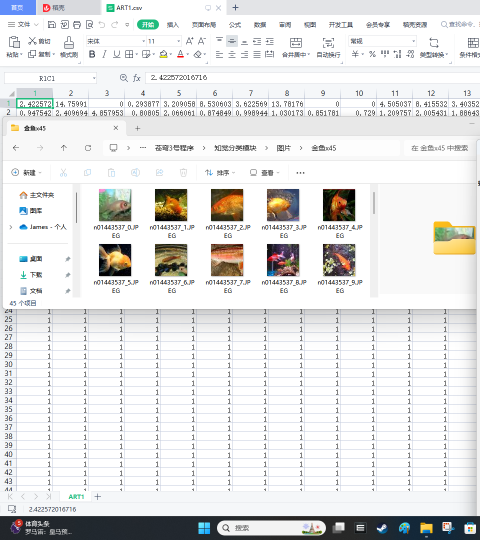
#> input picture 苍穹3号程序20261030/知觉分类模块/pic.png, 960 x 1080 px (shown at 1/2 size)
$ python '滑动窗口和图像金字塔.py'
#> lines starting #> are read from the running program, lines starting #| are printed output that depends on the picture
import cv2
import numpy as np
import time

def create_image_pyramid(image, num_levels):
    pyramid = [image]
    for i in range(1, num_levels):
        new_size = (int(image.shape[1] / (2 ** i)), int(image.shape[0] / (2 ** i)))
        resized_image = cv2.resize(image, new_size, interpolation=cv2.INTER_AREA)
        pyramid.append(resized_image)
    return pyramid

def sliding_window(image, window_size, step_size):
    for y in range(0, image.shape[0] - window_size[1], step_size):
        for x in range(0, image.shape[1] - window_size[0], step_size):
            yield (x, y, image[y:y + window_size[1], x:x + window_size[0]])

def sample_image_pyramid(image_path, num_levels, window_size, step_size):
#> called with image_path = 'pic.png', num_levels = 3, window_size = (128, 128), step_size = 128
    image = cv2.imread(image_path)
#> image is the input picture: shape (1080, 960, 3); mean B, G, R 228.4, 228.7, 228.5
    if image is None:
        raise ValueError("图像未找到或无法加载。")

    original_center = (image.shape[1] // 2, image.shape[0] // 2)
#> original_center = (480, 540)
    results = []

    pyramid = create_image_pyramid(image, num_levels)
#> the loop in create_image_pyramid, `for i in range(1, num_levels):` made 2 passes
#> pass 1, in create_image_pyramid, `resized_image = cv2.resize(image, new_size, interpolation=cv2.INTER_AR..`:
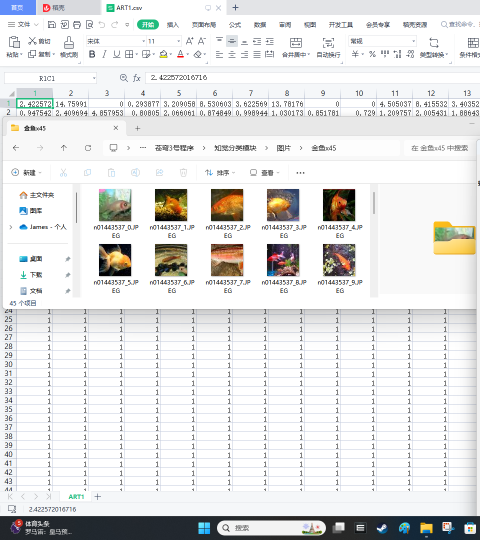
#> resized_image: shape (540, 480, 3); mean B, G, R 228.4, 228.8, 228.6
#> pass 2, in create_image_pyramid, `resized_image = cv2.resize(image, new_size, interpolation=cv2.INTER_AR..`:
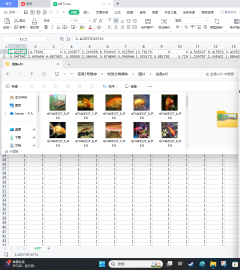
#> resized_image: shape (270, 240, 3); mean B, G, R 228.3, 228.7, 228.5
#> after the loop in create_image_pyramid, `for i in range(1, num_levels):`: pyramid = 3 items
#> pyramid = 3 items
    for level, img in enumerate(pyramid):
        scale_factor = 2 ** level
        pyramid_center = (img.shape[1] // 2, img.shape[0] // 2)
        for (x, y, window) in sliding_window(img, window_size, step_size):
            window_center = (x + window_size[0] // 2, y + window_size[1] // 2)
            center_offset = (window_center[0] - pyramid_center[0], window_center[1] - pyramid_center[1])
            width_ratio = round(center_offset[0] / img.shape[1],1)
            height_ratio = round(center_offset[1] / img.shape[0],1)
            results.append({
                'level': level,
                'window_center': window_center,
                'center_offset': center_offset,
                'width_ratio': width_ratio,
                'height_ratio': height_ratio
            })

            # 绘制窗口
            cv2.rectangle(img, (x, y), (x + window_size[0], y + window_size[1]), (0, 255, 0), 2)
            # 绘制窗口中心
            cv2.circle(img, window_center, 5, (0, 0, 255), -1)
            # 标注窗口中心位置
            text = f"({window_center[0]}, {window_center[1]})"
            cv2.putText(img, text, (window_center[0] + 10, window_center[1] + 10), cv2.FONT_HERSHEY_SIMPLEX, 0.5, (0, 255, 0), 1)
            # 标注相对位置比例
            ratio_text = f"({width_ratio:.2f}, {height_ratio:.2f})"
            cv2.putText(img, ratio_text, (window_center[0] + 10, window_center[1] + 30), cv2.FONT_HERSHEY_SIMPLEX, 0.5, (0, 0, 255), 1)
#> this loop made 3 passes
#> (scale_factor, pyramid_center) on passes 1 to 3: (1, (480, 540)), (2, (240, 270)), (4, (120, 135))
#> after the loop, results = 70 items

    return results, pyramid


# 使用示例
image_path = 'pic.png'
num_levels = 3  # 金字塔层数
window_size = (128, 128)  # 窗口大小
step_size = 128  # 步长

samples, pyramid = sample_image_pyramid(image_path, num_levels, window_size, step_size)
#> samples = 70 items; pyramid = 3 items

# 显示每一层金字塔的结果
for level, img in enumerate(pyramid):
    cv2.imshow(f'Level {level}', img)
    cv2.waitKey(0)
    cv2.destroyAllWindows()
#> this loop made 3 passes
#> pass 1, `cv2.imshow(f'Level {level}', img)`:
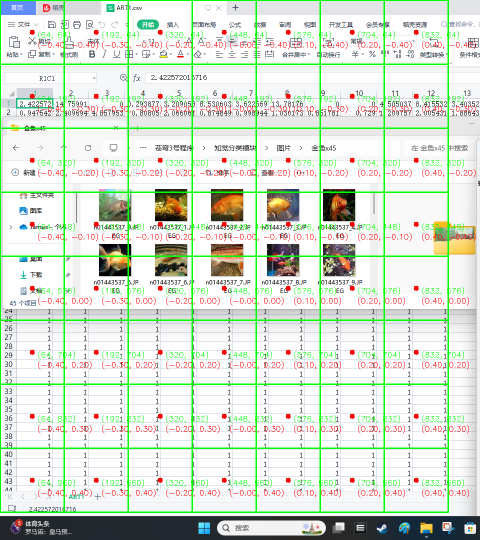
#> window 'Level 0': shape (1080, 960, 3) (shown at 1/2 size); mean B, G, R 211.7, 225.9, 215.8
#> pass 2, `cv2.imshow(f'Level {level}', img)`:
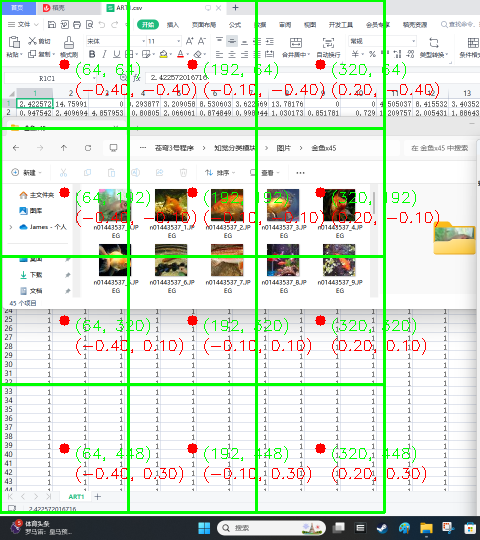
#> window 'Level 1': shape (540, 480, 3); mean B, G, R 213.8, 226.8, 217.2


for sample in samples:
    print(f"层级: {sample['level']}, "
          f"窗口中心: {sample['window_center']}, "
          f"中心偏移: {sample['center_offset']}, "
          f"宽度比例: {sample['width_ratio']:.4f}, "
          f"高度比例: {sample['height_ratio']:.4f}")
#> this loop made 70 passes
#| 层级: 0, 窗口中心: (64, 64), 中心偏移: (-416, -476), 宽度比例: -0.4000, 高度比例: -0.4000
#| 层级: 0, 窗口中心: (192, 64), 中心偏移: (-288, -476), 宽度比例: -0.3000, 高度比例: -0.4000
#| 层级: 0, 窗口中心: (320, 64), 中心偏移: (-160, -476), 宽度比例: -0.2000, 高度比例: -0.4000
#| 层级: 0, 窗口中心: (448, 64), 中心偏移: (-32, -476), 宽度比例: -0.0000, 高度比例: -0.4000
#| 层级: 0, 窗口中心: (576, 64), 中心偏移: (96, -476), 宽度比例: 0.1000, 高度比例: -0.4000
#| 层级: 0, 窗口中心: (704, 64), 中心偏移: (224, -476), 宽度比例: 0.2000, 高度比例: -0.4000
#| 层级: 0, 窗口中心: (832, 64), 中心偏移: (352, -476), 宽度比例: 0.4000, 高度比例: -0.4000
#| 层级: 0, 窗口中心: (64, 192), 中心偏移: (-416, -348), 宽度比例: -0.4000, 高度比例: -0.3000
#> (further printed lines are left out)
